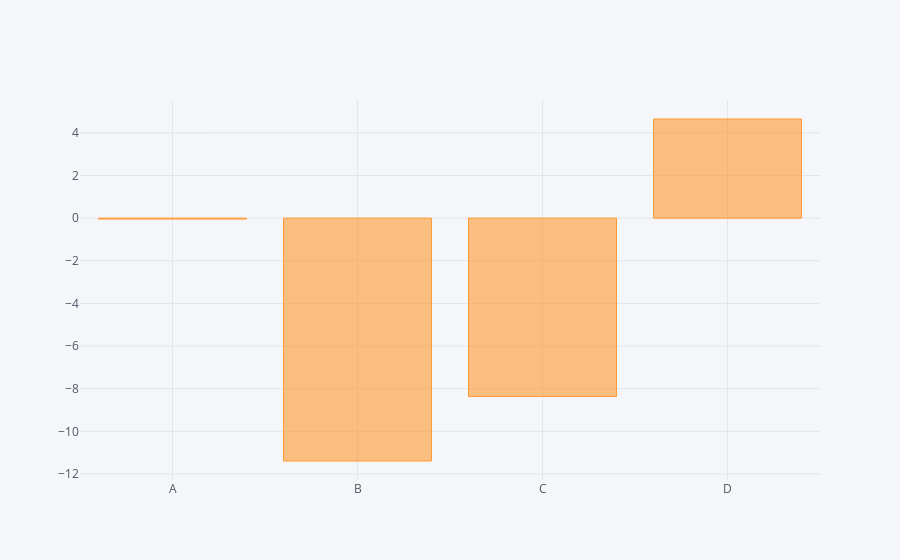

The cell this chart's notebook holds for it:
### Code cell
#group by or aggregate function
df.sum().iplot(kind='bar')

### Figure 1 — Plotly figure (JSON) as saved in the notebook; plotly's stock layout.template omitted (floating-point values rounded to 4 significant figures)
{"data": [{"marker": {"color": "rgba(255, 153, 51, 0.6)", "line": {"color": "rgba(255, 153, 51, 1.0)", "width": 1}}, "name": "None", "orientation": "v", "text": "", "type": "bar", "uid": "93d748ea-901c-4723-bac8-5110c2f5c888", "x": ["A", "B", "C", "D"], "y": [-0.04425, -11.39, -8.365, 4.651]}], "layout": {"legend": {"bgcolor": "#F5F6F9", "font": {"color": "#4D5663"}}, "paper_bgcolor": "#F5F6F9", "plot_bgcolor": "#F5F6F9", "title": {"font": {"color": "#4D5663"}}, "xaxis": {"gridcolor": "#E1E5ED", "showgrid": true, "tickfont": {"color": "#4D5663"}, "title": {"font": {"color": "#4D5663"}, "text": ""}, "zerolinecolor": "#E1E5ED"}, "yaxis": {"gridcolor": "#E1E5ED", "showgrid": true, "tickfont": {"color": "#4D5663"}, "title": {"font": {"color": "#4D5663"}, "text": ""}, "zerolinecolor": "#E1E5ED"}}}
